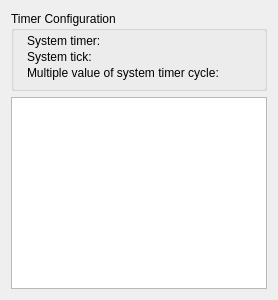
          <widget class="QWidget" name="tab_Timing">
           <attribute name="title">
            <string>Timing</string>
           </attribute>
           <layout class="QVBoxLayout" name="verticalLayout_11">
            <item>
             <widget class="QGroupBox" name="group_TimerConfiguration">
              <property name="minimumSize">
               <size>
                <width>0</width>
                <height>80</height>
               </size>
              </property>
              <property name="styleSheet">
               <string notr="true"/>
              </property>
              <property name="title">
               <string>Timer Configuration</string>
              </property>
              <widget class="QLabel" name="text_TimerConf_SystemTimer">
               <property name="geometry">
                <rect>
                 <x>16</x>
                 <y>20</y>
                 <width>251</width>
                 <height>20</height>
                </rect>
               </property>
               <property name="text">
                <string>System timer:</string>
               </property>
              </widget>
              <widget class="QLabel" name="text_TimerConf_SystemTick">
               <property name="geometry">
                <rect>
                 <x>16</x>
                 <y>36</y>
                 <width>251</width>
                 <height>20</height>
                </rect>
               </property>
               <property name="text">
                <string>System tick:</string>
               </property>
              </widget>
              <widget class="QLabel" name="text_TimerConf_mvostc">
               <property name="geometry">
                <rect>
                 <x>16</x>
                 <y>52</y>
                 <width>251</width>
                 <height>20</height>
                </rect>
               </property>
               <property name="text">
                <string>Multiple value of system timer cycle:</string>
               </property>
              </widget>
              <widget class="QLabel" name="label_TimerConf_SystemTimer">
               <property name="geometry">
                <rect>
                 <x>270</x>
                 <y>20</y>
                 <width>91</width>
                 <height>20</height>
                </rect>
               </property>
               <property name="text">
                <string/>
               </property>
              </widget>
              <widget class="QLabel" name="label_TimerConf_mvostc">
               <property name="geometry">
                <rect>
                 <x>270</x>
                 <y>52</y>
                 <width>91</width>
                 <height>20</height>
                </rect>
               </property>
               <property name="text">
                <string/>
               </property>
              </widget>
              <widget class="QLabel" name="label_TimerConf_SystemTick">
               <property name="geometry">
                <rect>
                 <x>270</x>
                 <y>36</y>
                 <width>91</width>
                 <height>20</height>
                </rect>
               </property>
               <property name="text">
                <string/>
               </property>
              </widget>
              <widget class="QLabel" name="text_TimerConf_TaskClassIdleTime">
               <property name="geometry">
                <rect>
                 <x>394</x>
                 <y>36</y>
                 <width>131</width>
                 <height>20</height>
                </rect>
               </property>
               <property name="text">
                <string>Task class idle time:</string>
               </property>
              </widget>
              <widget class="QLabel" name="text_TimerConf_IdleTaskClass">
               <property name="geometry">
                <rect>
                 <x>394</x>
                 <y>20</y>
                 <width>131</width>
                 <height>20</height>
                </rect>
               </property>
               <property name="text">
                <string>Idle task class:</string>
               </property>
              </widget>
              <widget class="QLabel" name="label_TimerConf_IdleTaskClass">
               <property name="geometry">
                <rect>
                 <x>540</x>
                 <y>20</y>
                 <width>97</width>
                 <height>20</height>
                </rect>
               </property>
               <property name="text">
                <string/>
               </property>
              </widget>
              <widget class="QLabel" name="label_TimerConf_TaskClassIdleTime">
               <property name="geometry">
                <rect>
                 <x>540</x>
                 <y>36</y>
                 <width>97</width>
                 <height>20</height>
                </rect>
               </property>
               <property name="text">
                <string/>
               </property>
              </widget>
             </widget>
            </item>
            <item>
             <widget class="QTableWidget" name="table_TaskClasses">
              <property name="editTriggers">
               <set>QAbstractItemView::NoEditTriggers</set>
              </property>
              <property name="selectionBehavior">
               <enum>QAbstractItemView::SelectRows</enum>
              </property>
             </widget>
            </item>
           </layout>
          </widget>
